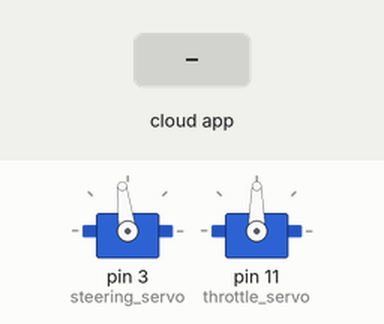
Recording of a sketch running on a simulated Arduino Uno, built with avr-gcc and run on an emulated ATmega328P. Parts: 2 × servo. The inputs (shaded band) are chosen by the test bench. The ROS host is connected and sends only what is stated.

Above: at 2.2 s.
2.3 s: the phone or cloud app sets linear.x to -100
At 2.6 s:
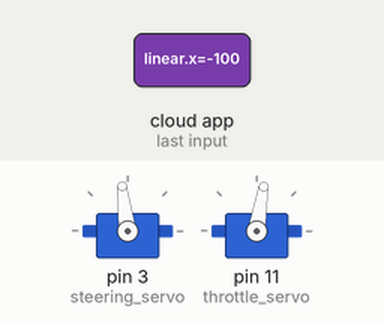
3.8 s: the phone or cloud app sets angular.z to 100
At 4.9 s:
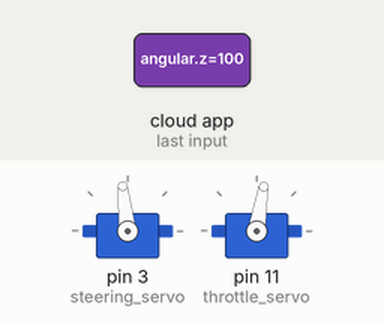
5.3 s: the phone or cloud app sets linear.x to 0
At 6.1 s:
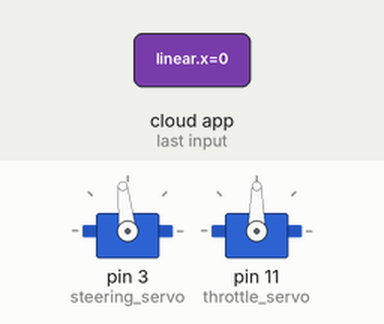
Timing chart, 0 to 8.3 s (numbered marks = the images above; inputs shaded):
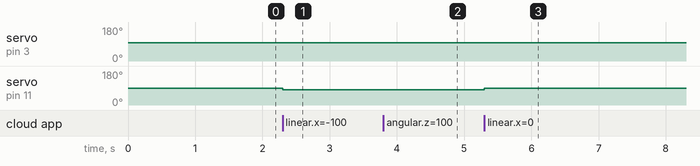

Measured:
- after the input at 2.3 s, servo on pin 11 (throttle_servo): 90° → 81° at once
- after the input at 3.8 s, servo on pin 3 (steering_servo): 97° → 96° at once
- after the input at 5.3 s, servo on pin 11 (throttle_servo): 81° → 90° at once

The sketch:

jetsoncar_controller_nyko.ino
```cpp
/*
 * rosserial Controlling a servo motor and light intensity with Joystick node
 */

#include <ros.h>
#include <geometry_msgs/Twist.h>
#include <std_msgs/Int32.h>
#include <Servo.h>

Servo steering_servo, throttle_servo;

ros::NodeHandle  nh;
const int minSteering = 30;
const int maxSteering = 150;
const int minThrottle = 0;
const int maxThrottle = 150;
int throttleVal = 0;
int steeringVal = 0;

std_msgs::Int32 ctrl_instruction;
ros::Publisher chatter("chatter", &ctrl_instruction);

//Arduino 'map' function for floating point
double fmap(double toMap, double input_min, double input_max, double output_min, double output_max){
  return (toMap-input_min) * (output_max-output_min) / (input_max-input_min) + output_min;
  }


void car_controller( const geometry_msgs::Twist& twist_msg){
    if(twist_msg.angular.z >= 0){
      steeringVal = (int)fmap(twist_msg.angular.z, 0, 100.0, 97, minSteering);
    }
    else {
      //steeringVal = (int)fmap(twist_msg.angular.z, 10.0, -10.0, minSteering, maxSteering);
       steeringVal = (int)fmap(twist_msg.angular.z, -100, 0, maxSteering, 97);
    }
    ctrl_instruction.data = steeringVal;
    chatter.publish(&ctrl_instruction);
    if (steeringVal < minSteering){

      steeringVal = minSteering;
      }

     if (steeringVal > maxSteering){

      steeringVal = maxSteering;
      }

     steering_servo.write(steeringVal);

    if (twist_msg.linear.x >= 0){

       throttleVal = (int)fmap(twist_msg.linear.x, 0, 10, 90, maxThrottle);

    }

    else {
       throttleVal = (int)fmap(twist_msg.linear.x, 0, -10, 90, minThrottle);

    }
    ctrl_instruction.data = throttleVal;
    chatter.publish(&ctrl_instruction);
    if (throttleVal < minThrottle){

      throttleVal = minThrottle;
      }

     if (throttleVal > maxThrottle){

      throttleVal = maxThrottle;
      }
     throttle_servo.write(throttleVal);


}


ros::Subscriber<geometry_msgs::Twist> driveSubscriber("jetsoncar_instructions", &car_controller);

void setup()
{

  Serial.begin(57600);
  steering_servo.attach(3);
  throttle_servo.attach(11);
  steering_servo.write(97);
  throttle_servo.write(90);
  nh.initNode();
  nh.advertise(chatter);
  nh.subscribe(driveSubscriber);
  delay(1000);
}

void loop()
{
  nh.spinOnce();
  delay(1);
}
```
